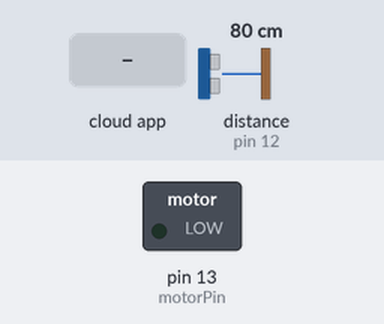
Bench run of a sketch on a simulated Arduino Uno, built with avr-gcc and run on an emulated ATmega328P. Parts: switched loads named in the sketch (green lamp = pin HIGH). Wiring (inferred from the names in the program): ultrasonic range finder: trigger pin 11; echo pin 12. Inputs (shaded band) come from the test bench; at power-on: distance to the obstacle (sensor on pin 12) 80 cm. The echo pulse lasts 58.3 µs per cm; the ROS host is connected and sends only what is stated; pins used as bus, display or sensor lines are not drawn.

Above: at 1.2 s.
1.3 s: the phone or cloud app sets motor_switch to 1
At 2.2 s:
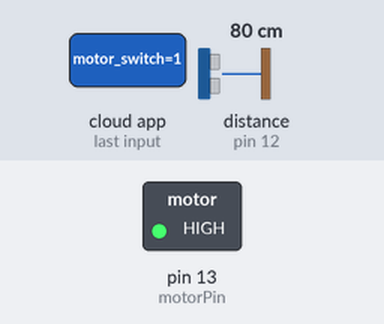
2.8 s: the phone or cloud app sets motor_switch to 0
At 3.3 s:
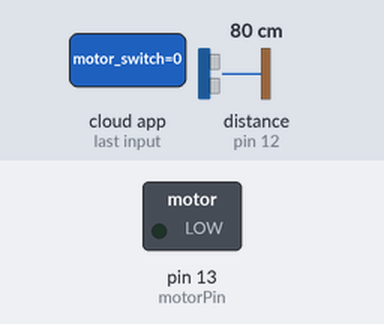
Timing chart, 0 to 5.8 s (numbered marks = the images above; inputs shaded):
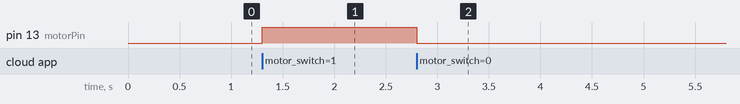

Measured:
- after the input at 1.3 s, pin 13 (motorPin): LOW → HIGH at once
- after the input at 2.8 s, pin 13 (motorPin): HIGH → LOW at once

The sketch:

US_sensor_and_motor.ino
```cpp
/*
  Ultrasonic Sensor HC-SR04 ROS Publisher with Motor Control via ROS Subscriber
*/

#include <ros.h>
#include <ros/time.h>
#include <sensor_msgs/Range.h>
#include <std_msgs/Bool.h> // Include standard Bool message type

ros::NodeHandle nh;

// ---- Sensor Publisher Setup ----
sensor_msgs::Range range_msg;
ros::Publisher pub_range("sensor_info", &range_msg);


// ---- Motor Control Setup ----
const int motorPin = 13; // Digital pin connected to the motor switch
bool motor_state = false; // Store the motor state (on/off)

// Callback function to handle incoming boolean messages
void motorCallback(const std_msgs::Bool &msg) {
  motor_state = msg.data; // Update the motor state
  digitalWrite(motorPin, motor_state ? HIGH : LOW); // Control motor accordingly
}

// ROS Subscriber to receive motor control commands
ros::Subscriber<std_msgs::Bool> sub_motor("motor_switch", &motorCallback);


// ---- Ultrasound Sensor Setup ----
const int trigPin = 11;
const int echoPin = 12;
long duration;
double distance_mm;

#define MAX_RANGE 1.00
#define MIN_RANGE 0.10

#define USE_ROS //use ROS functionality

void setup() {

#ifdef USE_ROS
  nh.initNode(); // Initialize ROS node
  nh.advertise(pub_range); // Advertise the sensor data topic
  nh.subscribe(sub_motor); // Subscribe to motor control topic
#else
  Serial.begin(115200); // For debugging without ROS
#endif

  // Setup pin modes
  pinMode(trigPin, OUTPUT); // Trigger pin for ultrasonic
  pinMode(echoPin, INPUT);  // Echo pin for ultrasonic
  pinMode(motorPin, OUTPUT); // Motor control pin
  digitalWrite(motorPin, LOW); // Start with motor off
}

unsigned long publisher_timer;

void loop() {
  if (millis() > publisher_timer) {

    // Trigger the ultrasonic sensor
    digitalWrite(trigPin, LOW);
    delayMicroseconds(2);
    digitalWrite(trigPin, HIGH);
    delayMicroseconds(10);
    digitalWrite(trigPin, LOW);

    // Read the echo pin and compute distance
    duration = pulseIn(echoPin, HIGH);
    distance_mm = duration * 0.00034 / 2; // Convert to mm (speed of sound)

#ifdef USE_ROS
    // Populate the ROS Range message
    range_msg.range = distance_mm;
    range_msg.radiation_type = sensor_msgs::Range::ULTRASOUND;
    range_msg.field_of_view = 0.5;
    range_msg.min_range = MIN_RANGE;
    range_msg.max_range = MAX_RANGE;

    // Clamp the range values
    if (range_msg.range > MAX_RANGE) range_msg.range = MAX_RANGE;
    if (range_msg.range < MIN_RANGE) range_msg.range = MIN_RANGE;

    // Set the message header
    range_msg.header.stamp = nh.now();
    range_msg.header.frame_id = "distance_sensor_frame";

    // Publish the message
    pub_range.publish(&range_msg);
#else
    Serial.print("Distance (mm): ");
    Serial.println(distance_mm);
#endif

    // Update the timer to run every 100 ms
    publisher_timer = millis() + 100;
  }

  nh.spinOnce(); // Process ROS messages (including the subscriber)
}
```
